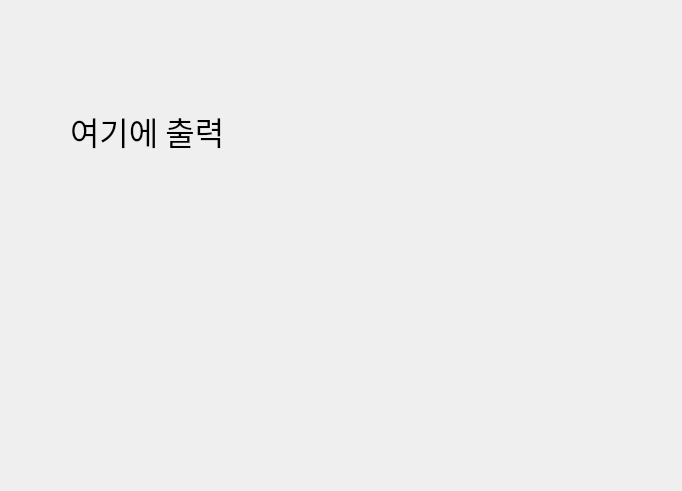
<?xml version="1.0" encoding="UTF-8"?>
<ui version="4.0">
 <class>Dialog</class>
 <widget class="QDialog" name="Dialog">
  <property name="geometry">
   <rect>
    <x>0</x>
    <y>0</y>
    <width>682</width>
    <height>491</height>
   </rect>
  </property>
  <property name="windowTitle">
   <string>Dialog</string>
  </property>
  <widget class="QLabel" name="label">
   <property name="geometry">
    <rect>
     <x>70</x>
     <y>90</y>
     <width>341</width>
     <height>81</height>
    </rect>
   </property>
   <property name="font">
    <font>
     <family>맑은 고딕</family>
     <pointsize>24</pointsize>
    </font>
   </property>
   <property name="text">
    <string>여기에 출력</string>
   </property>
  </widget>
 </widget>
 <resources/>
 <connections/>
</ui>
